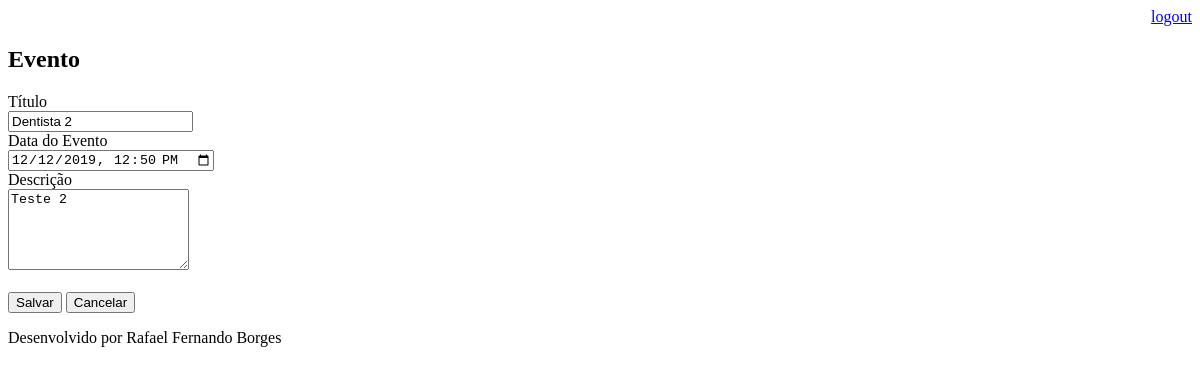
The page /agenda/evento/?id=6 (signed in) on the database as committed earlier.
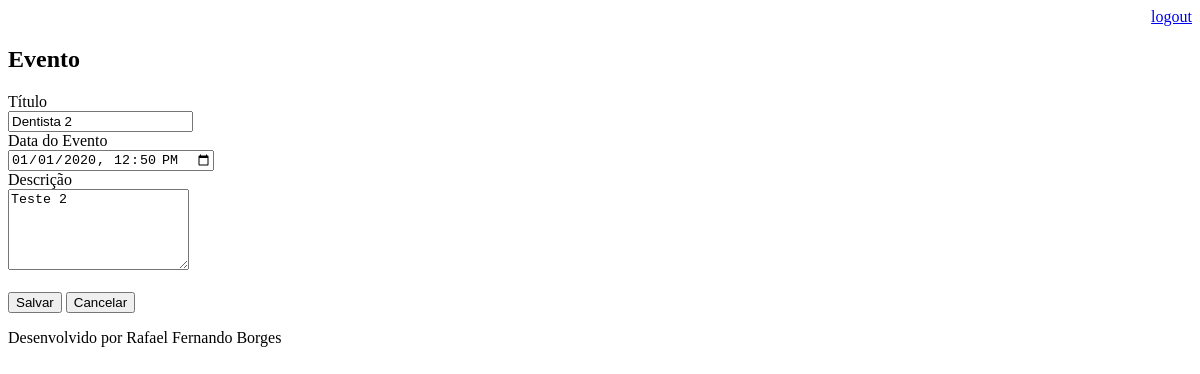
The same page on the database as committed later.
### core/models.py (models this page shows, shortened)
class Evento(models.Model):
    titulo = models.CharField(max_length=100)
    descricao = models.TextField(blank=True, null=True)
    data_evento = models.DateTimeField(verbose_name='Data do Evento')
    data_criacao = models.DateTimeField(auto_now=True)
    usuario = models.ForeignKey(User, on_delete=models.CASCADE)
    class Meta:
        db_table = 'evento'
    def get_data_input_evento(self):
        return self.data_evento.strftime('%Y-%m-%dT%H:%M')

### core/views.py (the view)
# urls.py: path('agenda/evento/', views.evento),
@login_required(login_url='/login/')
def evento(request):
    id_evento = request.GET.get('id')
    dados = {}
    if id_evento:
        dados['evento'] = Evento.objects.get(id=id_evento)
    return render(request, 'evento.html', dados)

### templates/evento.html (shortened to what this page needs)
{% extends "model-page.html" %}
{% block content %}
    <h2>Evento</h2>
    <form action="submit" method="post">{% csrf_token %}
        <label>Título</label>
        <br>
        <input type="text" name="titulo" value="{{ evento.titulo }}">
        <br>
        <label>Data do Evento</label>
        <br>
        <input type="datetime-local" name="data_evento" value="{{ evento.get_data_input_evento }}">
        <br>
        <label>Descrição</label>
        <br>
        <textarea name="descricao" rows="5">{{ evento.descricao }}</textarea>
        <br><br>
        <button type="submit">Salvar</button>
        <a href="/">
            <button type="button">Cancelar</button>
        </a>
    </form>
{% endblock %}

Rows that differ between the two databases and show on the page:
changed Evento "Dentista 2": data_evento "12/12/2019 12:50" → "01/01/2020 12:50"
